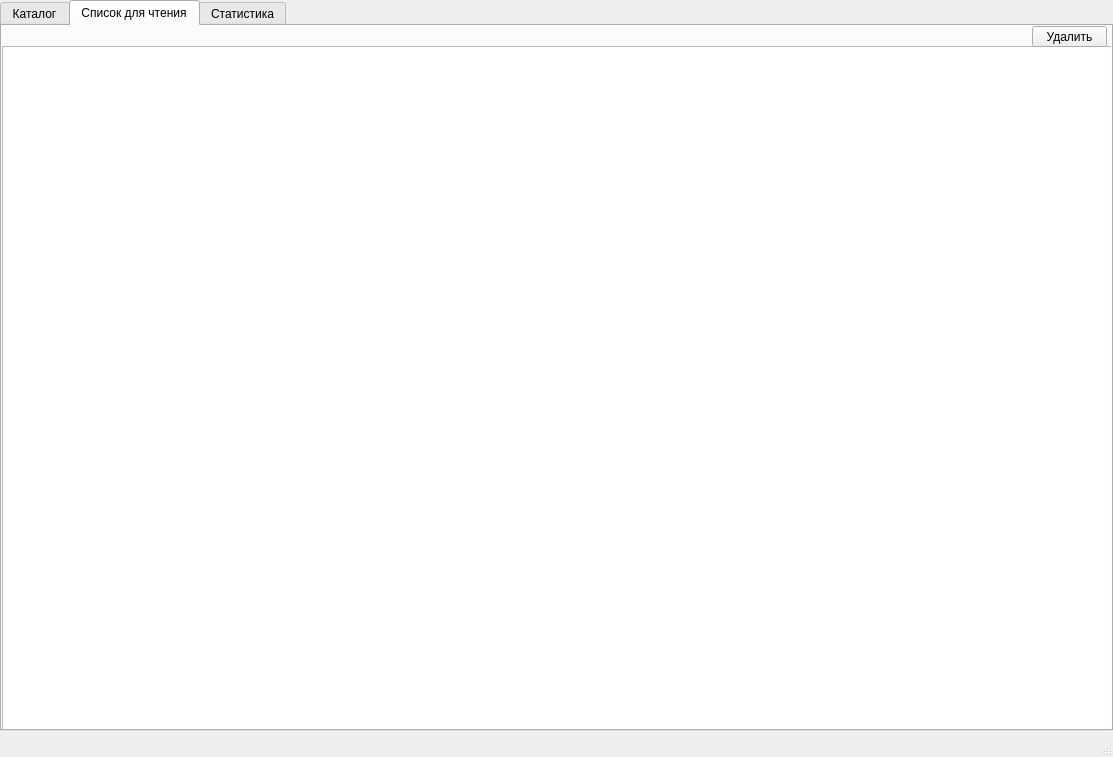
<?xml version="1.0" encoding="UTF-8"?>
<ui version="4.0">
 <class>MainWindow</class>
 <widget class="QMainWindow" name="MainWindow">
  <property name="enabled">
   <bool>true</bool>
  </property>
  <property name="geometry">
   <rect>
    <x>0</x>
    <y>0</y>
    <width>1113</width>
    <height>757</height>
   </rect>
  </property>
  <property name="sizePolicy">
   <sizepolicy hsizetype="Preferred" vsizetype="Preferred">
    <horstretch>111</horstretch>
    <verstretch>0</verstretch>
   </sizepolicy>
  </property>
  <property name="minimumSize">
   <size>
    <width>1113</width>
    <height>757</height>
   </size>
  </property>
  <property name="maximumSize">
   <size>
    <width>1113</width>
    <height>757</height>
   </size>
  </property>
  <property name="windowTitle">
   <string>Электронная Библиотека</string>
  </property>
  <property name="layoutDirection">
   <enum>Qt::LeftToRight</enum>
  </property>
  <widget class="QWidget" name="centralwidget">
   <widget class="QTabWidget" name="tabWidget">
    <property name="enabled">
     <bool>true</bool>
    </property>
    <property name="geometry">
     <rect>
      <x>0</x>
      <y>0</y>
      <width>1113</width>
      <height>731</height>
     </rect>
    </property>
    <property name="sizePolicy">
     <sizepolicy hsizetype="Fixed" vsizetype="Fixed">
      <horstretch>0</horstretch>
      <verstretch>0</verstretch>
     </sizepolicy>
    </property>
    <property name="whatsThis">
     <string>&lt;html&gt;&lt;head/&gt;&lt;body&gt;&lt;p&gt;Каталог&lt;/p&gt;&lt;/body&gt;&lt;/html&gt;</string>
    </property>
    <property name="styleSheet">
     <string notr="true"/>
    </property>
    <property name="currentIndex">
     <number>1</number>
    </property>
    <widget class="QWidget" name="tab">
     <property name="toolTip">
      <string>&lt;html&gt;&lt;head/&gt;&lt;body&gt;&lt;p&gt;Каталог&lt;/p&gt;&lt;p&gt;&lt;br/&gt;&lt;/p&gt;&lt;/body&gt;&lt;/html&gt;</string>
     </property>
     <attribute name="title">
      <string>Каталог</string>
     </attribute>
     <widget class="QTableWidget" name="tableWidget">
      <property name="geometry">
       <rect>
        <x>0</x>
        <y>20</y>
        <width>1113</width>
        <height>731</height>
       </rect>
      </property>
     </widget>
     <widget class="QPushButton" name="pushButton_2">
      <property name="geometry">
       <rect>
        <x>1030</x>
        <y>0</y>
        <width>75</width>
        <height>21</height>
       </rect>
      </property>
      <property name="text">
       <string>Удалить</string>
      </property>
     </widget>
     <widget class="QPushButton" name="pushButton_3">
      <property name="geometry">
       <rect>
        <x>940</x>
        <y>0</y>
        <width>75</width>
        <height>21</height>
       </rect>
      </property>
      <property name="text">
       <string>Обновить</string>
      </property>
     </widget>
     <widget class="QPushButton" name="pushButton_4">
      <property name="geometry">
       <rect>
        <x>850</x>
        <y>0</y>
        <width>75</width>
        <height>21</height>
       </rect>
      </property>
      <property name="text">
       <string>Добавить</string>
      </property>
     </widget>
     <widget class="QPushButton" name="pushButton_5">
      <property name="geometry">
       <rect>
        <x>760</x>
        <y>0</y>
        <width>75</width>
        <height>21</height>
       </rect>
      </property>
      <property name="text">
       <string>В закладки</string>
      </property>
     </widget>
    </widget>
    <widget class="QWidget" name="tab_2">
     <attribute name="title">
      <string>Список для чтения</string>
     </attribute>
     <widget class="QTableWidget" name="tableWidget_2">
      <property name="geometry">
       <rect>
        <x>0</x>
        <y>20</y>
        <width>1113</width>
        <height>731</height>
       </rect>
      </property>
     </widget>
     <widget class="QPushButton" name="pushButton_6">
      <property name="geometry">
       <rect>
        <x>1030</x>
        <y>0</y>
        <width>75</width>
        <height>21</height>
       </rect>
      </property>
      <property name="text">
       <string>Удалить</string>
      </property>
     </widget>
    </widget>
    <widget class="QWidget" name="tab_4">
     <attribute name="title">
      <string>Статистика</string>
     </attribute>
     <widget class="QPushButton" name="pushButton">
      <property name="geometry">
       <rect>
        <x>920</x>
        <y>10</y>
        <width>181</width>
        <height>23</height>
       </rect>
      </property>
      <property name="text">
       <string>Общая информация о профиле</string>
      </property>
     </widget>
    </widget>
   </widget>
  </widget>
  <widget class="QStatusBar" name="statusbar"/>
  <action name="actionuil">
   <property name="text">
    <string>uil</string>
   </property>
  </action>
  <action name="action">
   <property name="text">
    <string>помошь</string>
   </property>
  </action>
  <action name="action_2">
   <property name="text">
    <string>уцкакуап</string>
   </property>
  </action>
  <action name="action_3">
   <property name="text">
    <string>укпкупку</string>
   </property>
  </action>
 </widget>
 <resources/>
 <connections/>
</ui>
